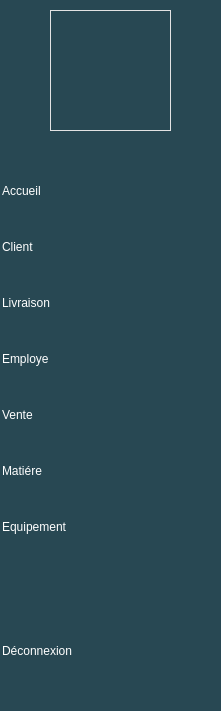
  <widget class="QWidget" name="widget" native="true">
   <property name="geometry">
    <rect>
     <x>0</x>
     <y>0</y>
     <width>221</width>
     <height>711</height>
    </rect>
   </property>
   <property name="styleSheet">
    <string notr="true">border: 2px solid #284853;
background-color: #284853;</string>
   </property>
   <widget class="QLabel" name="label_2">
    <property name="geometry">
     <rect>
      <x>50</x>
      <y>10</y>
      <width>121</width>
      <height>121</height>
     </rect>
    </property>
    <property name="styleSheet">
     <string notr="true">border-color: rgb(227, 227, 227);
border: 0.9px solid rgb(227, 227, 227) ;</string>
    </property>
    <property name="text">
     <string/>
    </property>
    <property name="pixmap">
     <pixmap>../Users/haouas/OneDrive - ESPRIT/Bureau/12S.jpg</pixmap>
    </property>
   </widget>
   <widget class="QPushButton" name="out">
    <property name="geometry">
     <rect>
      <x>0</x>
      <y>630</y>
      <width>221</width>
      <height>41</height>
     </rect>
    </property>
    <property name="styleSheet">
     <string notr="true">QPushButton#out {
    background-color: rgb(40, 72, 83);
    font: 700 12pt &quot;Segoe UI&quot;;
    color: rgb(255, 255, 255);
    text-align: left;
    cursor: pointer;  /* Hand pointer cursor on hover */
}

QPushButton#out:hover {
    background-color: rgb(255, 255, 255);  /* White background on hover */
    color: rgb(15, 15, 15);  /* Change text color to black on hover */
}

QPushButton#out:pressed {
    background-color: rgb(230, 230, 230);  /* Light grey background when pressed */
    color: rgb(15, 15, 15);  /* Change text color to black when pressed */
}
</string>
    </property>
    <property name="text">
     <string>Déconnexion</string>
    </property>
    <property name="icon">
     <iconset>
      <normaloff>../Users/haouas/Downloads/se-deconnecter (1).png</normaloff>../Users/haouas/Downloads/se-deconnecter (1).png</iconset>
    </property>
    <property name="iconSize">
     <size>
      <width>56</width>
      <height>36</height>
     </size>
    </property>
   </widget>
   <widget class="QWidget" name="layoutWidget_2">
    <property name="geometry">
     <rect>
      <x>0</x>
      <y>150</y>
      <width>221</width>
      <height>421</height>
     </rect>
    </property>
    <layout class="QVBoxLayout" name="verticalLayout_3">
     <item>
      <widget class="QPushButton" name="home">
       <property name="styleSheet">
        <string notr="true">QPushButton#home {
    background-color: rgb(40, 72, 83);
    font: 700 12pt &quot;Segoe UI&quot;;
    color: rgb(255, 255, 255);
    text-align: left;
    cursor: pointer;  /* Hand pointer cursor on hover */
}

QPushButton#home:hover {
    background-color: rgb(255, 255, 255);  /* White background on hover */
    color: rgb(15, 15, 15);  /* Change text color to black on hover */
}

QPushButton#home:pressed {
    background-color: rgb(230, 230, 230);  /* Light grey background when pressed */
    color: rgb(15, 15, 15);  /* Change text color to black when pressed */
}
</string>
       </property>
       <property name="text">
        <string>Accueil</string>
       </property>
       <property name="icon">
        <iconset>
         <normaloff>../Users/haouas/Downloads/accueil.png</normaloff>../Users/haouas/Downloads/accueil.png</iconset>
       </property>
       <property name="iconSize">
        <size>
         <width>54</width>
         <height>36</height>
        </size>
       </property>
      </widget>
     </item>
     <item>
      <widget class="QPushButton" name="client">
       <property name="styleSheet">
        <string notr="true">QPushButton#client {
    background-color: rgb(40, 72, 83);
    font: 700 12pt &quot;Segoe UI&quot;;
    color: rgb(255, 255, 255);
    text-align: left;  /* Added missing semicolon */
    cursor: pointer;  /* Hand pointer cursor on hover */
}

QPushButton#client:hover {
    background-color: rgb(255, 255, 255);  /* White background on hover */
    color: rgb(15, 15, 15);  /* Change text color to black on hover */
}

QPushButton#client:pressed {
    background-color: rgb(230, 230, 230);  /* Light grey background when pressed */
    color: rgb(15, 15, 15);  /* Change text color to black when pressed */
}
</string>
       </property>
       <property name="text">
        <string>Client</string>
       </property>
       <property name="icon">
        <iconset>
         <normaloff>../Users/haouas/Downloads/client (1).png</normaloff>../Users/haouas/Downloads/client (1).png</iconset>
       </property>
       <property name="iconSize">
        <size>
         <width>56</width>
         <height>36</height>
        </size>
       </property>
      </widget>
     </item>
     <item>
      <widget class="QPushButton" name="delivery">
       <property name="styleSheet">
        <string notr="true">QPushButton#delivery {
    background-color: rgb(40, 72, 83);
    font: 700 12pt &quot;Segoe UI&quot;;
    color: rgb(255, 255, 255);
    text-align: left;
    cursor: pointer;  /* Hand pointer cursor on hover */
}

QPushButton#delivery:hover {
    background-color: rgb(255, 255, 255);  /* White background on hover */
    color: rgb(15, 15, 15);  /* Change text color to black on hover */
}

QPushButton#delivery:pressed {
    background-color: rgb(230, 230, 230);  /* Light grey background when pressed */
    color: rgb(15, 15, 15);  /* Change text color to black when pressed */
}
</string>
       </property>
       <property name="text">
        <string>Livraison</string>
       </property>
       <property name="icon">
        <iconset>
         <normaloff>../Users/haouas/Downloads/un-camion.png</normaloff>../Users/haouas/Downloads/un-camion.png</iconset>
       </property>
       <property name="iconSize">
        <size>
         <width>56</width>
         <height>36</height>
        </size>
       </property>
      </widget>
     </item>
     <item>
      <widget class="QPushButton" name="employee">
       <property name="styleSheet">
        <string notr="true">QPushButton#employee {
    background-color: rgb(40, 72, 83);
    font: 700 12pt &quot;Segoe UI&quot;;
    color: rgb(255, 255, 255);
    text-align: left;
    cursor: pointer;  /* Hand pointer cursor on hover */
}

QPushButton#employee:hover {
    background-color: rgb(255, 255, 255);  /* White background on hover */
    color: rgb(15, 15, 15);  /* Change text color to black on hover */
}

QPushButton#employee:pressed {
    background-color: rgb(230, 230, 230);  /* Light grey background when pressed */
    color: rgb(15, 15, 15);  /* Change text color to black when pressed */
}
</string>
       </property>
       <property name="text">
        <string>Employe</string>
       </property>
       <property name="icon">
        <iconset>
         <normaloff>../Users/haouas/Downloads/casque (2).png</normaloff>../Users/haouas/Downloads/casque (2).png</iconset>
       </property>
       <property name="iconSize">
        <size>
         <width>56</width>
         <height>36</height>
        </size>
       </property>
      </widget>
     </item>
     <item>
      <widget class="QPushButton" name="sale">
       <property name="styleSheet">
        <string notr="true">QPushButton#sale {
    background-color: rgb(40, 72, 83);
    font: 700 12pt &quot;Segoe UI&quot;;
    color: rgb(255, 255, 255);
    text-align: left;
    cursor: pointer;  /* Hand pointer cursor on hover */
}

QPushButton#sale:hover {
    background-color: rgb(255, 255, 255);  /* White background on hover */
    color: rgb(15, 15, 15);  /* Change text color to black on hover */
}

QPushButton#sale:pressed {
    background-color: rgb(230, 230, 230);  /* Light grey background when pressed */
    color: rgb(15, 15, 15);  /* Change text color to black when pressed */
}
</string>
       </property>
       <property name="text">
        <string>Vente</string>
       </property>
       <property name="icon">
        <iconset>
         <normaloff>../Users/haouas/Downloads/panier.png</normaloff>../Users/haouas/Downloads/panier.png</iconset>
       </property>
       <property name="iconSize">
        <size>
         <width>40</width>
         <height>30</height>
        </size>
       </property>
      </widget>
     </item>
     <item>
      <widget class="QPushButton" name="matter">
       <property name="styleSheet">
        <string notr="true">QPushButton#matter {
    background-color: rgb(40, 72, 83);
    font: 700 12pt &quot;Segoe UI&quot;;
    color: rgb(255, 255, 255);
    text-align: left;
    cursor: pointer;  /* Hand pointer cursor on hover */
}

QPushButton#matter:hover {
    background-color: rgb(255, 255, 255);  /* White background on hover */
    color: rgb(15, 15, 15);  /* Change text color to black on hover */
}

QPushButton#matter:pressed {
    background-color: rgb(230, 230, 230);  /* Light grey background when pressed */
    color: rgb(15, 15, 15);  /* Change text color to black when pressed */
}
</string>
       </property>
       <property name="text">
        <string>Matiére</string>
       </property>
       <property name="icon">
        <iconset>
         <normaloff>../Users/haouas/Downloads/emballage.png</normaloff>../Users/haouas/Downloads/emballage.png</iconset>
       </property>
       <property name="iconSize">
        <size>
         <width>56</width>
         <height>36</height>
        </size>
       </property>
      </widget>
     </item>
     <item>
      <widget class="QPushButton" name="equipement">
       <property name="styleSheet">
        <string notr="true">QPushButton#equipement {
    background-color: rgb(40, 72, 83);
    font: 700 12pt &quot;Segoe UI&quot;;
    color: rgb(255, 255, 255);
    text-align: left;
    cursor: pointer;  /* Hand pointer cursor on hover */
}

QPushButton#equipement:hover {
    background-color: rgb(255, 255, 255);  /* White background on hover */
    color: rgb(15, 15, 15);  /* Change text color to black on hover */
}

QPushButton#equipement:pressed {
    background-color: rgb(230, 230, 230);  /* Light grey background when pressed */
    color: rgb(15, 15, 15);  /* Change text color to black when pressed */
}
</string>
       </property>
       <property name="text">
        <string>Equipement</string>
       </property>
       <property name="icon">
        <iconset>
         <normaloff>../Users/haouas/Downloads/machine-robotique.png</normaloff>../Users/haouas/Downloads/machine-robotique.png</iconset>
       </property>
       <property name="iconSize">
        <size>
         <width>56</width>
         <height>36</height>
        </size>
       </property>
      </widget>
     </item>
    </layout>
   </widget>
  </widget>
